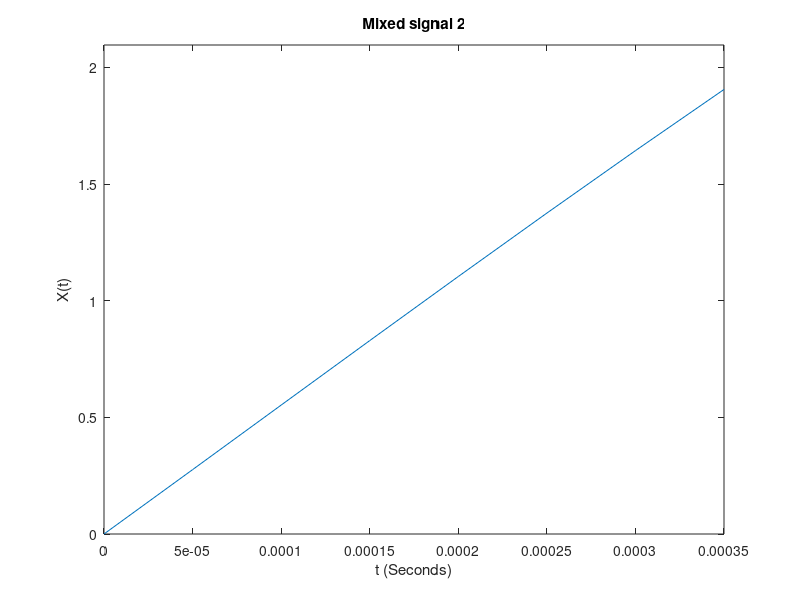
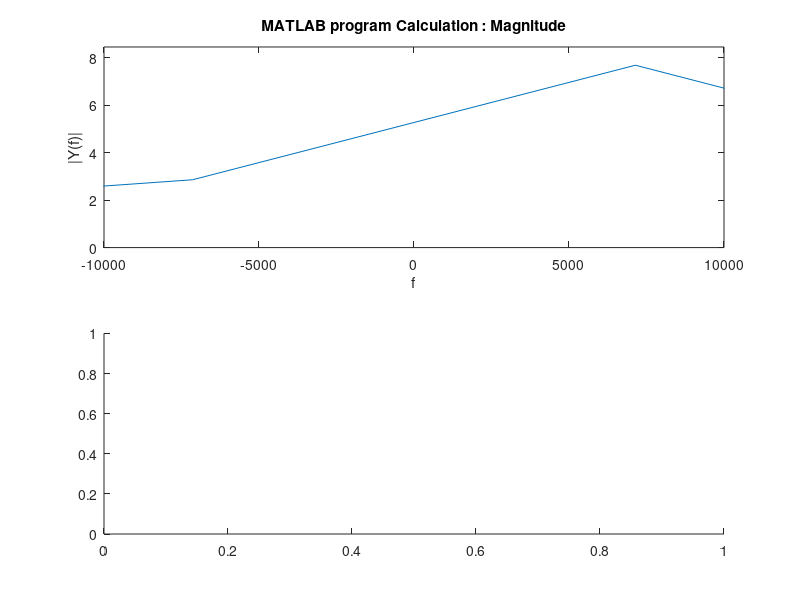

Recreate these plots in MATLAB, in order. (Note: this script raises an error after producing the figures.)
%%%%%%%%%%%%%%%%%%%%%%%%%%%%%%%%%%%%%%%%%%%%%%%%%%%%%%%%%%%%%%%%%%%%%%%%%%%
%%%%%%%%%%%%%%%%%%%%%%%%%%%%%%% SECTION 1 %%%%%%%%%%%%%%%%%%%%%%%%%%%%%%%%%
%%%%%%%%%%%%%%%%%%%%%%%%%%%%%%%%%%%%%%%%%%%%%%%%%%%%%%%%%%%%%%%%%%%%%%%%%%%
clc
clear all
close all

Fs = 1e5;              % Sampling frequency                    
T = 1/Fs;              % Sampling period       
L = 2^3;               % Length of signal
t = (0:L-1)*(5*T);     % Time vector
f = linspace(-Fs/2,Fs/2,L);

%Choose for sig a value between [1, 7]
sig = 7;
switch sig
    case 1
        signal_title = 'Signal with one signusoid and random noise';
        S = 0.7*sin(2*pi*50*t); 
        X = S + 2*randn(size(t));         
    case 2
        signal_title = 'Sinusoids with Random Noise';
        S = 0.7*sin(2*pi*50*t) + sin(2*pi*120*t); 
        X = S + 2*randn(size(t));         
    case 3
        signal_title = 'Single sinusoids';
        X = sin(2*pi*t);         
    case 4
        signal_title = 'Summation of two sinusoids';
        X = sin(2*pi*t) + cos(2*pi*t);     
    case 5
        signal_title = 'Single Sinusoids with Exponent';
        X = sin(2*pi*10*t).*exp(-abs(t));  
    case 6
        signal_title = 'Mixed signal 1';
        X = sin(2*pi*10*t).*exp(-t)+sin(2*pi*t)+7*sin(2*pi*+5*t)+7*cos(2*pi*+20*t)+5*sin(2*pi*+50*t);
    case 7
        signal_title = 'Mixed signal 2';
        X = 2*sin(2*pi*100*t).*exp(-t)+2.5*sin(2*pi*+250*t)+sin(2*pi*+50*t).*cos(2*pi*+20*t)+1.5*sin(2*pi*+50*t).*sin(2*pi*+150*t);
end

plot(t(1:end),X(1:end))
title(signal_title)
axis([min(t) max(t) 1.1*min(X) 1.1*max(X)]);
xlabel('t (Seconds)')
ylabel('X(t)')

% dlmwrite will generate text file which represents the time domain signal.
% dlmwrite('time_function.txt', X, 'delimiter','\t');
fid=fopen('time_function.txt','w');
b=fprintf(fid,'%0.15f\n',X); % 15-Digit accuracy
fclose(fid);

tic
fy =fft(X);
toc
fy = fftshift(fy);
figure(2);
subplot(2,1,1)
plot(f,abs(fy));
axis([-Fs/(2*5) Fs/(2*5) 0 1.1*max(abs(fy))]);
xlabel('f');
ylabel('|Y(f)|');
title('MATLAB program Calculation : Magnitude');

subplot(2,1,2)
plot(f,phase(fy));
xlim([-Fs/(2*5) Fs/(2*5)]);
xlabel('f');
ylabel('phase(Y(f))');
title('MATLAB program Calculation : Phase');

%%
%%%%%%%%%%%%%%%%%%%%%%%%%%%%%%%%%%%%%%%%%%%%%%%%%%%%%%%%%%%%%%%%%%%%%%%%%%%
%%%%%%%%%%%%%%%%%%%%%%%%%%%%%%% SECTION 2 %%%%%%%%%%%%%%%%%%%%%%%%%%%%%%%%%
%%%%%%%%%%%%%%%%%%%%%%%%%%%%%%%%%%%%%%%%%%%%%%%%%%%%%%%%%%%%%%%%%%%%%%%%%%%
% Read C++ transformed data file
fullData = load('frequency_function.txt');
A=1;
B=A+1;
l=1;
Z=zeros(length(fullData)/2,1);
while (l<=length(Z))
Z(l) = fullData(A)+fullData(B)*1i;
A = A+2;
B = B+2;
l=l+1;
end

% Comparsion of the MATLAB and C++ fft calculation.
figure;
subplot(2,1,1)
plot(f,abs(fftshift(fft(X))))
hold on
%Multiplied by sqrt(n) to verify our C++ code with  MATLAB implemenrtation.
plot(f,(sqrt(length(Z))*abs(fftshift(Z))), '--o')
axis([-Fs/(2*5) Fs/(2*5) 0 1.1*max(abs(fy))]);
xlabel('f');
title('Main reference for Magnitude')
legend('MATLAB','C++')

subplot(2,1,2)
plot(f,phase(fftshift(fft(X))))
hold on
plot(f,phase(fftshift(Z)),'--o')
xlim([-Fs/(2*5) Fs/(2*5)])
title('Main reference for Phase')
xlabel('f');
legend('MATLAB','C++')

% IFFT test comparision Plot
% figure; plot(X); hold on; plot(real(Z),'--o');
